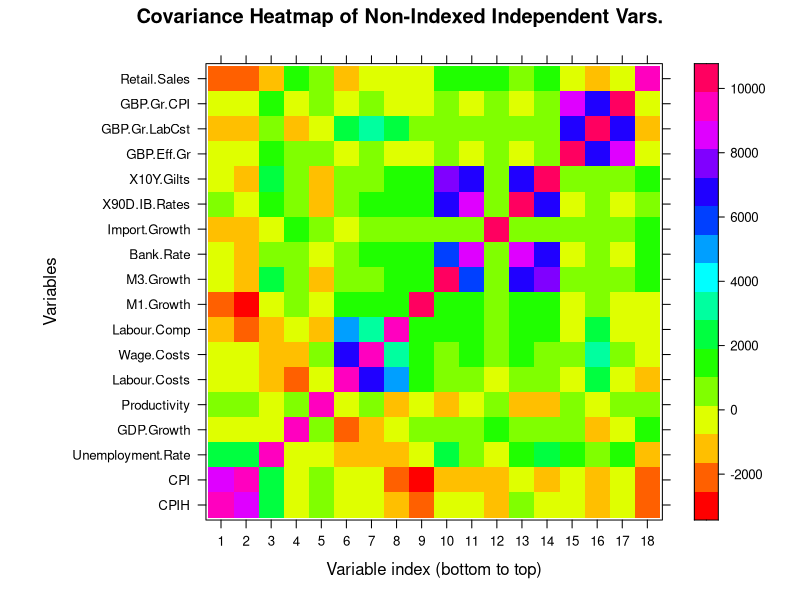

R code for this plot:
library(lattice)
library(RColorBrewer)
library(latticeExtra)

inflation.variates.data <- read.csv("../Datasets/CPIH_Quarterly_Reduced.csv", header = T)

# Covariance matrix
inflation.variates.cov <- cov(inflation.variates.data[, 2:19], method = "kendall")
levelplot(inflation.variates.cov, col.regions = rainbow, main = "Covariance Heatmap of Non-Indexed Independent Vars.",
          scales = list(y = list(at = 1:18, labels = colnames(inflation.variates.data[, 2:19])), 
                        x = list(at = 1:18, labels = 1:18)),
          ylab = "Variables", xlab = "Variable index (bottom to top)"
)
